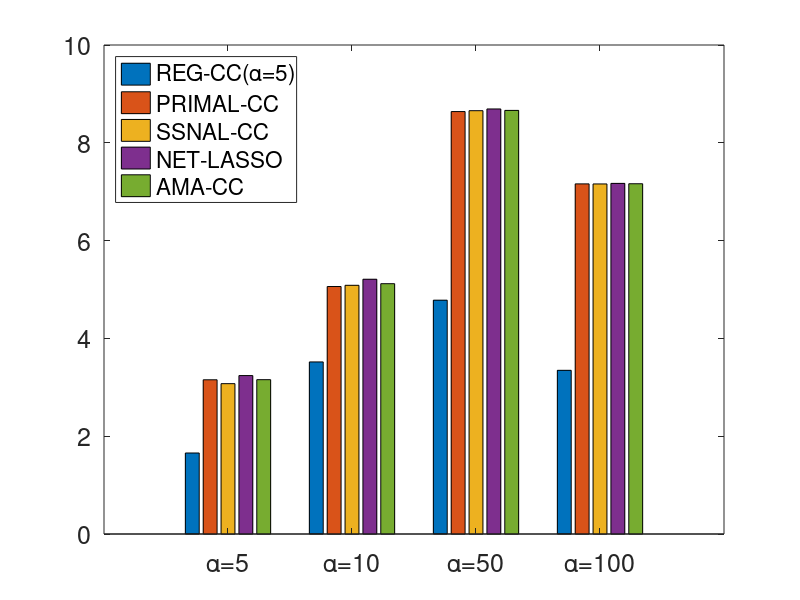

Source code (MATLAB):
clear all;
clc;

%moons; 
alpha = [5 10 50 100];
cvx_primal_2011_ave = [3.154 5.061 8.6389 7.16];

our_method_beta_5_ave = [1.6565 3.5189 4.7816 3.3473];

our_method_beta_1_ave = [2.62 4.49 7.8171 6.3708];

SSNAL_ave = [3.0746 5.086 8.6568 7.1586];

network_lasso_ave = [3.24 5.21 8.6921 7.17];

ama_ave = mean([cvx_primal_2011_ave; SSNAL_ave; network_lasso_ave]);

% vary algorithms
figure();
data = [our_method_beta_5_ave;cvx_primal_2011_ave;  SSNAL_ave; network_lasso_ave; ama_ave];
base_x = [2 4 6 8];
h = bar(base_x, data');
l={'REG-CC(\alpha=5)', 'PRIMAL-CC', 'SSNAL-CC', 'NET-LASSO', 'AMA-CC'};
legend(h,l, 'Location', 'Northwest');
set(gca, 'XTickLabel',{'\alpha=5','\alpha=10','\alpha=50','\alpha=100'});
set(gca, 'FontSize', 18);






% our_method_beta_10_ave = [0.7265 1.7036 1 0.4247];
% our_method_beta_15_ave = [0.1046 0.095 0.0818 0.0914];
% data = [our_method_beta_1_ave;our_method_beta_5_ave;our_method_beta_10_ave;our_method_beta_15_ave];
% % vary beta
% figure();
% base_x = [2 4 6 8];
% h = bar(base_x, data');
% l={'\beta=1', '\beta=5', '\beta=10', '\beta=15'};
% legend(h,l, 'Location', 'Northwest');
% set(gca, 'XTickLabel',{'\alpha=5','\alpha=10','\alpha=50','\alpha=100'});
% set(gca, 'FontSize', 18);


